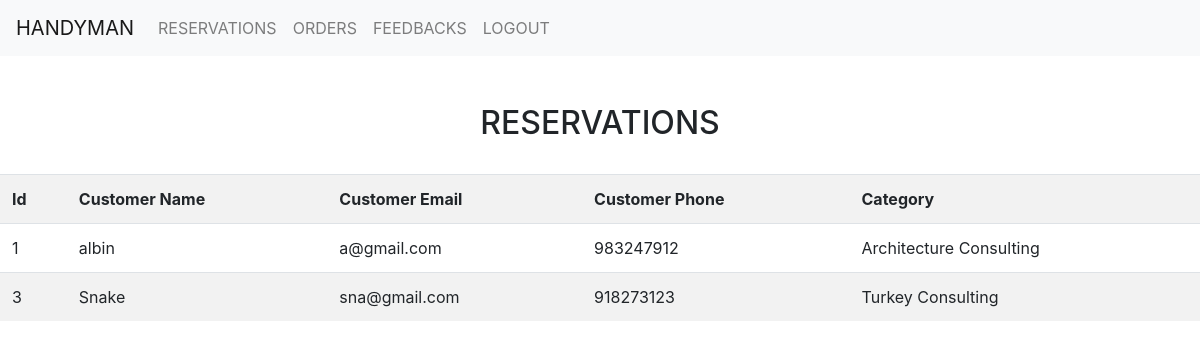
Page /man_reserve.php on the committed database.
### tables this page shows
CREATE TABLE `reservation` (
  `id` int(255) NOT NULL,
  `name` varchar(1000) NOT NULL,
  `email` varchar(1000) NOT NULL,
  `phone` varchar(10000) NOT NULL,
  `category` varchar(1000) NOT NULL,
  `status` varchar(1000) NOT NULL
);

### man_reserve.php (the view, shortened to what this page needs)
<!DOCTYPE html>
<html lang="en">
<head>
    <link rel="stylesheet" href="https://cdn.jsdelivr.net/npm/bootstrap@4.0.0/dist/css/bootstrap.min.css">
</head>
<body>
<nav  class="navbar navbar-expand-lg navbar-light bg-light">
  <a class="navbar-brand" href="manage_home.php">HANDYMAN</a>
  <div class="collapse navbar-collapse" id="navbarNavAltMarkup">
    <div class="navbar-nav">
      <a class="nav-item nav-link" href="man_reserve.php">RESERVATIONS</a>
      <a class="nav-item nav-link" href="manager.php">ORDERS</a>
      <a class="nav-item nav-link" href="man_feedback.php">FEEDBACKS</a>
      <a class="nav-item nav-link" href="Logout.php">LOGOUT</a>
    </div>
  </div>
</nav>
<br>
<br>
<h2 style = "text-align:center;">RESERVATIONS</h2>
<br>
<table class="table table-striped">
    <tr>
        <th> Id </th>
        <th> Customer Name </th>
        <th> Customer Email </th>
        <th> Customer Phone</th>
        <th> Category </th>
    </tr>
<?php
require 'config.php';
$sql = "SELECT * FROM reservation where status = 'Accepted'";
$result = mysqli_query($conn, $sql);
if (mysqli_num_rows($result) > 0) {
while($row1 = mysqli_fetch_assoc($result)) {
    ?>
  <tr>
  <td><?php echo  $row1["id"]; ?></td>
    <td><?php echo  $row1["name"]; ?></td>
    <td><?php echo $row1["email"]; ?></td>
    <td><?php echo $row1["phone"]; ?></td>
    <td><?php echo $row1["category"]; ?></td>
  </tr>
<?php
  }
}
else {
  echo "0 results";
}
?>
</body>
</html>

### rows in the picture
reservation: id "1", name "albin", email "a@gmail.com", phone "983247912", category "Architecture Consulting"
reservation: id "3", name "Snake", email "sna@gmail.com", phone "918273123", category "Turkey Consulting"
